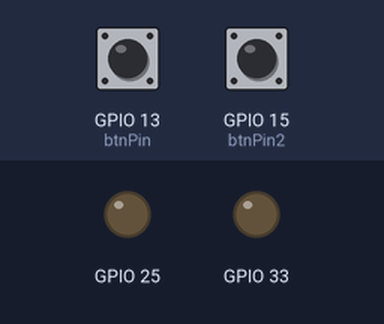
Recording of a sketch running on a simulated ESP32. Shown: output pins drawn as LEDs (lit = HIGH). Inputs (shaded band) come from the test bench; at power-on: GPIO 13 (btnPin) HIGH, GPIO 15 (btnPin2) HIGH.

Above: at 1.2 s.
1.3 s: GPIO 13 (btnPin) pulled LOW for 0.15 s
At 1.37 s:
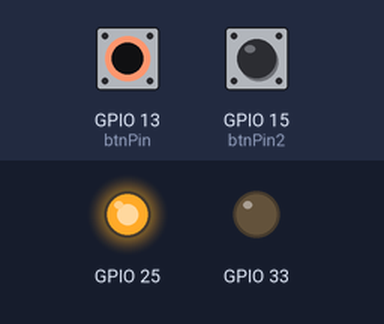
2.9 s: GPIO 15 (btnPin2) pulled LOW for 0.15 s
At 2.97 s:
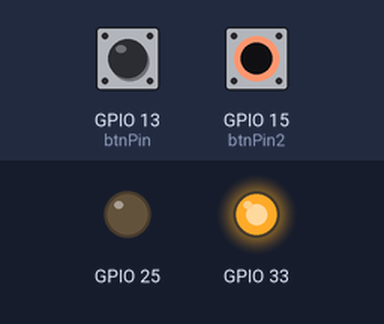
4.5 s: GPIO 15 (btnPin2) pulled LOW for 3.2 s
At 8.1 s:
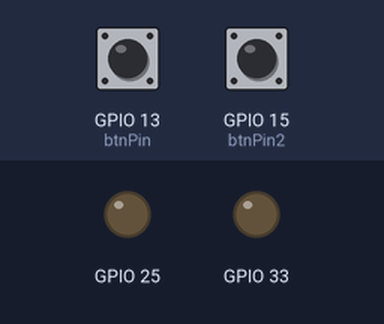
9.2 s: GPIO 13 (btnPin) pulled LOW for 3.2 s
At 10.4 s:
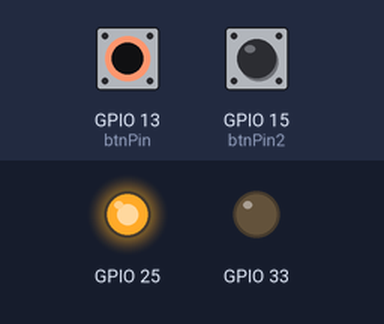
13.9 s: GPIO 13 (btnPin) driven LOW and GPIO 15 (btnPin2) driven LOW
At 15.2 s:
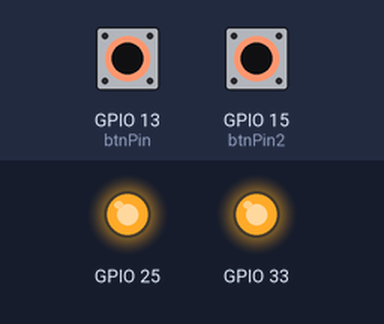
Timing chart, 0 to 16.4 s (numbered marks = the images above; inputs shaded):
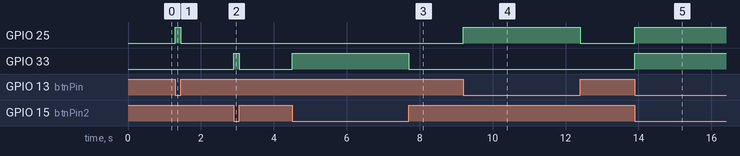

Measured:
- after the input at 1.3 s, GPIO 25: LOW → HIGH at once, → LOW 0.15 s later
- after the input at 2.9 s, GPIO 33: LOW → HIGH at once, → LOW 0.15 s later
- after the input at 4.5 s, GPIO 33: LOW → HIGH at once, → LOW 3.2 s later
- after the input at 9.2 s, GPIO 25: LOW → HIGH at once, → LOW 3.2 s later
- after the input at 13.9 s, GPIO 25, GPIO 33: LOW → HIGH at once

The sketch:

03_-_blink_external_two_leds_and_buttons.ino
```cpp
// the setup function runs once when you press reset or power the board

//declare buttons pins
const int btnPin = 13;
const int btnPin2 = 15;

//define button 1 states
int lastBtnState;
int btnState;

//define button 2 states
int lastBtnState2;
int btnState2;


void setup() {
  // initialize digital pin GPIO25 and GPIO33 as an output for LEDs.

  pinMode(25, OUTPUT);
  pinMode(33, OUTPUT);

  //initializa button pins
  pinMode(btnPin, INPUT_PULLUP);
  pinMode(btnPin2, INPUT_PULLUP);


}

// the loop function runs over and over again forever
void loop() {

  //check on button 1 state
  lastBtnState = btnState;
  btnState = digitalRead(btnPin);

  //check on button 2 state
  lastBtnState2 = btnState2;
  btnState2 = digitalRead(btnPin2);

//if button 1 is pressed light LED1!

  if (lastBtnState == 1 && btnState == 0) {
    digitalWrite(25, HIGH); // turn the LED on
  }
  else if (lastBtnState == 0 && btnState == 1) {
    digitalWrite(25, LOW);  // turn the LED off
  }

//if button 2 is pressed light LED2!

  if (lastBtnState2 == 1 && btnState2 == 0) {
    digitalWrite(33, HIGH); // turn the LED on
  }
  else if (lastBtnState2 == 0 && btnState2 == 1) {
    digitalWrite(33, LOW);  // turn the LED off
  }

}
```
